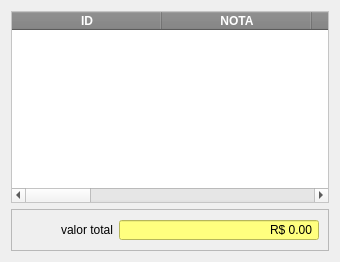
      <widget class="QWidget" name="atrasado">
       <attribute name="title">
        <string>atrasadas</string>
       </attribute>
       <layout class="QVBoxLayout" name="verticalLayout_9">
        <item>
         <widget class="QTableWidget" name="tb_atrasado">
          <property name="palette">
           <palette>
            <active>
             <colorrole role="Button">
              <brush brushstyle="SolidPattern">
               <color alpha="255">
                <red>255</red>
                <green>255</green>
                <blue>255</blue>
               </color>
              </brush>
             </colorrole>
             <colorrole role="Light">
              <brush brushstyle="SolidPattern">
               <color alpha="255">
                <red>255</red>
                <green>255</green>
                <blue>255</blue>
               </color>
              </brush>
             </colorrole>
             <colorrole role="Base">
              <brush brushstyle="SolidPattern">
               <color alpha="255">
                <red>255</red>
                <green>255</green>
                <blue>255</blue>
               </color>
              </brush>
             </colorrole>
             <colorrole role="Window">
              <brush brushstyle="SolidPattern">
               <color alpha="255">
                <red>255</red>
                <green>255</green>
                <blue>255</blue>
               </color>
              </brush>
             </colorrole>
             <colorrole role="HighlightedText">
              <brush brushstyle="SolidPattern">
               <color alpha="255">
                <red>255</red>
                <green>255</green>
                <blue>255</blue>
               </color>
              </brush>
             </colorrole>
             <colorrole role="AlternateBase">
              <brush brushstyle="SolidPattern">
               <color alpha="255">
                <red>85</red>
                <green>170</green>
                <blue>255</blue>
               </color>
              </brush>
             </colorrole>
            </active>
            <inactive>
             <colorrole role="Button">
              <brush brushstyle="SolidPattern">
               <color alpha="255">
                <red>255</red>
                <green>255</green>
                <blue>255</blue>
               </color>
              </brush>
             </colorrole>
             <colorrole role="Light">
              <brush brushstyle="SolidPattern">
               <color alpha="255">
                <red>255</red>
                <green>255</green>
                <blue>255</blue>
               </color>
              </brush>
             </colorrole>
             <colorrole role="Base">
              <brush brushstyle="SolidPattern">
               <color alpha="255">
                <red>255</red>
                <green>255</green>
                <blue>255</blue>
               </color>
              </brush>
             </colorrole>
             <colorrole role="Window">
              <brush brushstyle="SolidPattern">
               <color alpha="255">
                <red>255</red>
                <green>255</green>
                <blue>255</blue>
               </color>
              </brush>
             </colorrole>
             <colorrole role="HighlightedText">
              <brush brushstyle="SolidPattern">
               <color alpha="255">
                <red>255</red>
                <green>255</green>
                <blue>255</blue>
               </color>
              </brush>
             </colorrole>
             <colorrole role="AlternateBase">
              <brush brushstyle="SolidPattern">
               <color alpha="255">
                <red>85</red>
                <green>170</green>
                <blue>255</blue>
               </color>
              </brush>
             </colorrole>
            </inactive>
            <disabled>
             <colorrole role="Button">
              <brush brushstyle="SolidPattern">
               <color alpha="255">
                <red>255</red>
                <green>255</green>
                <blue>255</blue>
               </color>
              </brush>
             </colorrole>
             <colorrole role="Light">
              <brush brushstyle="SolidPattern">
               <color alpha="255">
                <red>255</red>
                <green>255</green>
                <blue>255</blue>
               </color>
              </brush>
             </colorrole>
             <colorrole role="Base">
              <brush brushstyle="SolidPattern">
               <color alpha="255">
                <red>255</red>
                <green>255</green>
                <blue>255</blue>
               </color>
              </brush>
             </colorrole>
             <colorrole role="Window">
              <brush brushstyle="SolidPattern">
               <color alpha="255">
                <red>255</red>
                <green>255</green>
                <blue>255</blue>
               </color>
              </brush>
             </colorrole>
             <colorrole role="HighlightedText">
              <brush brushstyle="SolidPattern">
               <color alpha="255">
                <red>255</red>
                <green>255</green>
                <blue>255</blue>
               </color>
              </brush>
             </colorrole>
             <colorrole role="AlternateBase">
              <brush brushstyle="SolidPattern">
               <color alpha="255">
                <red>85</red>
                <green>170</green>
                <blue>255</blue>
               </color>
              </brush>
             </colorrole>
            </disabled>
           </palette>
          </property>
          <property name="contextMenuPolicy">
           <enum>Qt::ActionsContextMenu</enum>
          </property>
          <property name="styleSheet">
           <string notr="true">QTableWidget {
  background-color: white;
	font: 12pt &quot;MS Shell Dlg 2&quot;;
}

QTableWidget QHeaderView::section {
  background-color: gray;
  color: white;
  font-weight: bold;
}

QTableWidget::item {
  border: 0px solid black;
border-bottom:1px solid;

}

QTableWidget::item:selected {
  background-color: blue;
  color: white;
}
</string>
          </property>
          <property name="editTriggers">
           <set>QAbstractItemView::NoEditTriggers</set>
          </property>
          <property name="tabKeyNavigation">
           <bool>false</bool>
          </property>
          <property name="showDropIndicator" stdset="0">
           <bool>true</bool>
          </property>
          <property name="dragDropOverwriteMode">
           <bool>false</bool>
          </property>
          <property name="alternatingRowColors">
           <bool>false</bool>
          </property>
          <property name="selectionBehavior">
           <enum>QAbstractItemView::SelectItems</enum>
          </property>
          <property name="showGrid">
           <bool>false</bool>
          </property>
          <property name="gridStyle">
           <enum>Qt::SolidLine</enum>
          </property>
          <attribute name="horizontalHeaderDefaultSectionSize">
           <number>150</number>
          </attribute>
          <attribute name="horizontalHeaderHighlightSections">
           <bool>false</bool>
          </attribute>
          <attribute name="horizontalHeaderStretchLastSection">
           <bool>false</bool>
          </attribute>
          <attribute name="verticalHeaderVisible">
           <bool>false</bool>
          </attribute>
          <column>
           <property name="text">
            <string>ID</string>
           </property>
          </column>
          <column>
           <property name="text">
            <string>NOTA</string>
           </property>
          </column>
          <column>
           <property name="text">
            <string>documento</string>
           </property>
          </column>
          <column>
           <property name="text">
            <string>NOME CLIENTE</string>
           </property>
           <property name="textAlignment">
            <set>AlignLeading|AlignVCenter</set>
           </property>
          </column>
          <column>
           <property name="text">
            <string>valor</string>
           </property>
          </column>
          <column>
           <property name="text">
            <string>parcelas</string>
           </property>
          </column>
          <column>
           <property name="text">
            <string>DATA EMISSAO</string>
           </property>
          </column>
          <column>
           <property name="text">
            <string>DATA VENCIMENTO</string>
           </property>
          </column>
          <column>
           <property name="text">
            <string>JUROS</string>
           </property>
          </column>
         </widget>
        </item>
        <item>
         <widget class="QFrame" name="frame_8">
          <property name="frameShape">
           <enum>QFrame::StyledPanel</enum>
          </property>
          <property name="frameShadow">
           <enum>QFrame::Raised</enum>
          </property>
          <layout class="QHBoxLayout" name="horizontalLayout_7">
           <item>
            <spacer name="horizontalSpacer_7">
             <property name="orientation">
              <enum>Qt::Horizontal</enum>
             </property>
             <property name="sizeHint" stdset="0">
              <size>
               <width>40</width>
               <height>20</height>
              </size>
             </property>
            </spacer>
           </item>
           <item>
            <widget class="QLabel" name="label_7">
             <property name="text">
              <string>valor total</string>
             </property>
            </widget>
           </item>
           <item>
            <widget class="QDoubleSpinBox" name="db_atrasado">
             <property name="minimumSize">
              <size>
               <width>200</width>
               <height>0</height>
              </size>
             </property>
             <property name="focusPolicy">
              <enum>Qt::NoFocus</enum>
             </property>
             <property name="styleSheet">
              <string notr="true">background-color: rgb(255, 255, 127);
font: 12pt &quot;Segoe UI&quot;;</string>
             </property>
             <property name="alignment">
              <set>Qt::AlignRight|Qt::AlignTrailing|Qt::AlignVCenter</set>
             </property>
             <property name="buttonSymbols">
              <enum>QAbstractSpinBox::NoButtons</enum>
             </property>
             <property name="showGroupSeparator" stdset="0">
              <bool>true</bool>
             </property>
             <property name="prefix">
              <string>R$ </string>
             </property>
             <property name="maximum">
              <double>99999999999999.000000000000000</double>
             </property>
            </widget>
           </item>
          </layout>
         </widget>
        </item>
       </layout>
      </widget>
